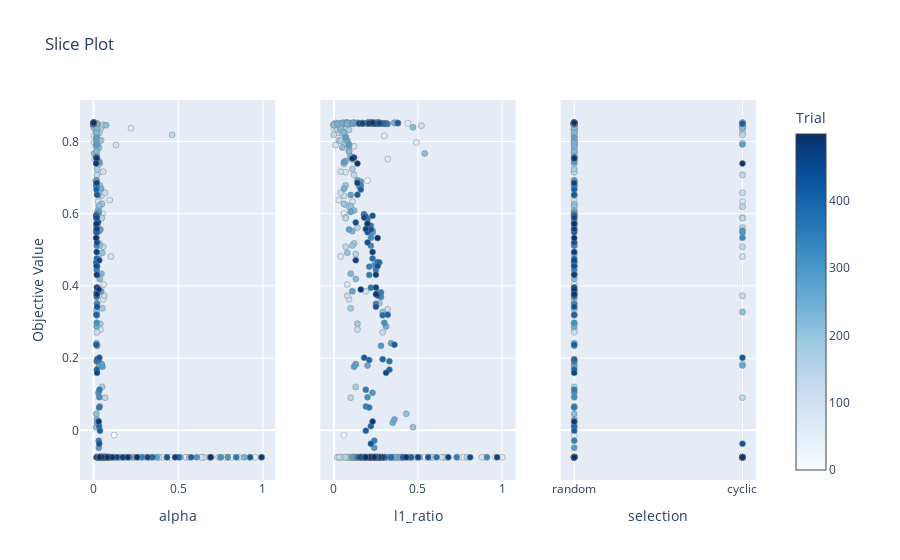

The cell this chart's notebook holds for it:
### Code cell
optuna.visualization.plot_slice(study_en)

### Figure 1 — Plotly figure (JSON) as saved in the notebook; plotly's stock layout.template omitted (floating-point values rounded to 4 significant figures; data arrays with more than 128 entries replaced by an {"elided": "..."} marker saying what was removed)
{"data": [{"marker": {"color": {"elided": "500 int values"}, "colorbar": {"title": {"text": "Trial"}, "x": 1, "xpad": 40}, "colorscale": [[0, "rgb(247,251,255)"], [0.125, "rgb(222,235,247)"], [0.25, "rgb(198,219,239)"], [0.375, "rgb(158,202,225)"], [0.5, "rgb(107,174,214)"], [0.625, "rgb(66,146,198)"], [0.75, "rgb(33,113,181)"], [0.875, "rgb(8,81,156)"], [1, "rgb(8,48,107)"]], "line": {"color": "Grey", "width": 0.5}, "showscale": true}, "mode": "markers", "showlegend": false, "type": "scatter", "x": {"elided": "500 float values"}, "xaxis": "x", "y": {"elided": "500 float values"}, "yaxis": "y"}, {"marker": {"color": {"elided": "500 int values"}, "colorbar": {"title": {"text": "Trial"}, "x": 1, "xpad": 40}, "colorscale": [[0, "rgb(247,251,255)"], [0.125, "rgb(222,235,247)"], [0.25, "rgb(198,219,239)"], [0.375, "rgb(158,202,225)"], [0.5, "rgb(107,174,214)"], [0.625, "rgb(66,146,198)"], [0.75, "rgb(33,113,181)"], [0.875, "rgb(8,81,156)"], [1, "rgb(8,48,107)"]], "line": {"color": "Grey", "width": 0.5}, "showscale": false}, "mode": "markers", "showlegend": false, "type": "scatter", "x": {"elided": "500 float values"}, "xaxis": "x2", "y": {"elided": "500 float values"}, "yaxis": "y2"}, {"marker": {"color": {"elided": "500 int values"}, "colorbar": {"title": {"text": "Trial"}, "x": 1, "xpad": 40}, "colorscale": [[0, "rgb(247,251,255)"], [0.125, "rgb(222,235,247)"], [0.25, "rgb(198,219,239)"], [0.375, "rgb(158,202,225)"], [0.5, "rgb(107,174,214)"], [0.625, "rgb(66,146,198)"], [0.75, "rgb(33,113,181)"], [0.875, "rgb(8,81,156)"], [1, "rgb(8,48,107)"]], "line": {"color": "Grey", "width": 0.5}, "showscale": false}, "mode": "markers", "showlegend": false, "type": "scatter", "x": {"elided": "500 str values"}, "xaxis": "x3", "y": {"elided": "500 float values"}, "yaxis": "y3"}], "layout": {"title": {"text": "Slice Plot"}, "xaxis": {"anchor": "y", "domain": [0, 0.2889], "title": {"text": "alpha"}}, "xaxis2": {"anchor": "y2", "domain": [0.3556, 0.6444], "title": {"text": "l1_ratio"}}, "xaxis3": {"anchor": "y3", "domain": [0.7111, 1], "title": {"text": "selection"}}, "yaxis": {"anchor": "x", "domain": [0, 1], "title": {"text": "Objective Value"}}, "yaxis2": {"anchor": "x2", "domain": [0, 1], "matches": "y", "showticklabels": false}, "yaxis3": {"anchor": "x3", "domain": [0, 1], "matches": "y", "showticklabels": false}}}
